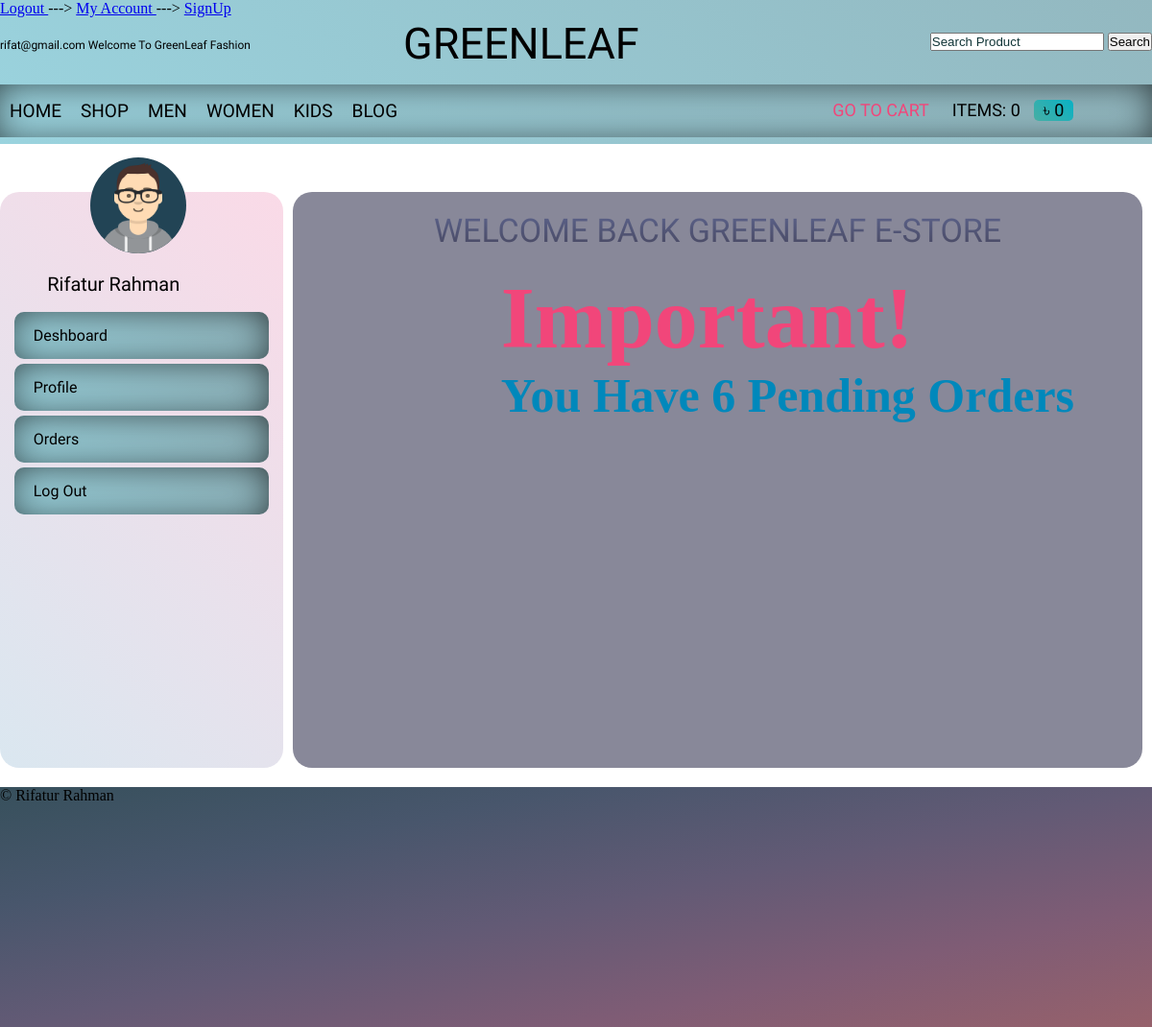
/customer_panel.php (signed in), run on the app's committed database.
### tables this page shows
CREATE TABLE `customers` (
  `customerID` int(11) NOT NULL,
  `FirstName` varchar(50) NOT NULL,
  `LastName` varchar(50) NOT NULL,
  `C_pass` varchar(20) NOT NULL,
  `Email` varchar(30) NOT NULL,
  `gender` varchar(20) NOT NULL,
  `Address` varchar(230) NOT NULL,
  `city` varchar(30) NOT NULL,
  `country` varchar(30) NOT NULL,
  `zipCode` varchar(30) DEFAULT NULL,
  `phone` int(12) NOT NULL,
  `regDate` date NOT NULL,
  `customerIP` varchar(20) NOT NULL
);

### customer_panel.php (the view, shortened to what this page needs)
<?php include('header.php'); ?>
	<div class="customerWrapper">
		<div class="panelHead">
		</div>
		<div class="displayContent">
			<div class="leftSideContent">
						<div class="leftheader">
								<div class="profileimage" id="propisc">
											<img src="image/avatar.png" alt="">
								</div>
								<span class="C-name">
									<?php
											$customer_session=$_SESSION['Email'];
											$get_user="SELECT * FROM customers WHERE Email='$customer_session'";
											$run=mysqli_query($conn,$get_user);
											while ($row=mysqli_fetch_array($run)) {
												$cunstomer=$row['customerID'];
												$Fname=$row['FirstName'];
												$lname=$row['LastName'];
											}
											echo $Fname." ".$lname;
											?>
								 </span>
						</div>
						<div class="InformationBar">
							<a href="customer_panel.php">Deshboard</a>
							<a href="profile.php">Profile</a>
							<a href="my_order.php?customer=<?php echo$cunstomer?>">Orders</a>
							<a href="logout.php">Log Out</a>
						</div>
			</div>
			<div class="rightSideContent">
					<div class="defaultext">
							<p> Welcome back GreenLeaf E-Store</p>
					</div>
					<?php getData(); ?>
			</div>
		</div>
	</div>
<?php include('footer.php'); ?>

### function.php (shortened to what this page needs)
<?php
  $conn=mysqli_connect("localhost","root","","greenleaf");
  function getIp() {
      $ip = $_SERVER['REMOTE_ADDR'];
      return $ip;
  }
    function total_Item(){
      if (isset($_GET['addcart'])) {
          global $conn;
          $ip=getIp();
          $query="SELECT * FROM cart WHERE IpAddess='$ip'";
          $run_query=mysqli_query($conn,$query);
          $count=mysqli_num_rows($run_query);
        }
        else {
          global $conn;
          $ip=getIp();
          $query="SELECT * FROM cart WHERE IpAddess='$ip'";
          $run_query=mysqli_query($conn,$query);
          $count=mysqli_num_rows($run_query);
        }
      echo $count;
    }
function totalPrice(){
    $total=0;
    echo $total;
}
function getData(){
      global $conn;
      $cEmail= $_SESSION['Email'];
      $C_getQuery="SELECT * FROM `customers` WHERE Email='$cEmail'";
      $C_run_query=mysqli_query($conn,$C_getQuery);
      while ($row_C=mysqli_fetch_assoc($C_run_query)) {
          $C_ID=$row_C['customerID'];
            if (!isset($_GET['customer_panel'])) {
                if (!isset($_GET['cProfile'])) {
                  if (!isset($_GET['my_orders'])) {
                    if (!isset($_GET['logout'])) {
                        $GetOrder="SELECT * FROM orders WHERE customerID='$C_ID' AND orderStatus='pending'";
                        $order_query=mysqli_query($conn,$GetOrder);
                        $count_orders=mysqli_num_rows($order_query);
                        if ($count_orders>0) {
                          echo "
                              <div style='margin-left:24.5%;'>
                                  <h1 style='color:#F1467A;font-size:90px; font-family: 'Aldrich', sans-serif;'>Important!</h1>
                                  <h1 style='color:#08B; font-size:50px; font-family: 'Aldrich', sans-serif;'>You Have $count_orders Pending Orders</h1>
                              </div>
                          ";
                        }
                    }
                }
              }
            }
      }
}
 ?>

### css/cpanel.css (style rules this page uses)
.customerWrapper { width: 100%; }
.panelHead { height: 50px; width: 100%; }
.displayContent { width: 100%; display: flex; flex-direction: row; }
.leftSideContent { flex: 1; background:linear-gradient(45deg,#DAE7F0,#FADAE7); height: 600px; border-radius: 20px; margin-bottom: 20px; }
.leftheader { height: 120px; width: 90%; margin: auto; position: relative; }
.profileimage { height: 100px; width: 100px; background: #245; position: absolute; z-index: 2; left: 30%; top: -30%; border-radius: 50%; overflow: hidden; }
.profileimage>img { height: 100px; width: 100px; }
.C-name { position: absolute; bottom:10%; left: 13%; font-size: 20px; text-transform: capitalize; font-family: 'Aldrich', sans-serif; color: black; }
.InformationBar { width: 90%; margin: auto; }
.InformationBar a { text-decoration: none; display: block; padding: 15px 20px; background:linear-gradient(45deg,#9AD3DE,#93B8C0); font-family: 'Allerta Stencil', sans-serif; color: black; z-index: 2; margin-top: 5px; position: relative; border-radius: 10px; overflow: hidden; -webkit-box-shadow: inset -2px 2px 41px -7px rgba(0,0,0,0.75); -moz-box-shadow: inset -2px 2px 41px -7px rgba(0,0,0,0.75); box-shadow: inset -2px 2px 41px -7px rgba(0,0,0,0.75); }
.InformationBar>a::before { content:''; position: absolute; top:0; left: 0; width:100%; height: 100%; background:linear-gradient(45deg,#DAE7F0,#FADAE7); transform: scaleX(0); transition: transform 0.5s; z-index: -1; overflow: hidden; -webkit-box-shadow: inset -2px 2px 41px -7px rgba(0,0,0,0.75); -moz-box-shadow: inset -2px 2px 41px -7px rgba(0,0,0,0.75); box-shadow: inset -2px 2px 41px -7px rgba(0,0,0,0.75); }
.rightSideContent { flex: 3; background: #889; margin-left: 10px; margin-right: 10px; margin-bottom: 20px; border-radius: 20px; overflow: hidden; }
.defaultext p { font-size: 34px; text-transform: uppercase; text-align: center; padding: 20px; font-family: 'Aldrich', sans-serif; background: -webkit-linear-gradient(90deg,#3D3949,#6772A4); -webkit-background-clip: text; -webkit-text-fill-color: transparent; }

### css/style.css (style rules this page uses)
*,html { margin: 0; padding: 0; }
::placeholder { color: #113537; opacity: 1; }

### data on the page
customers: FirstName "Rifatur", LastName "Rahman", count_orders "6"

### other printed values
$_SESSION['Email'] "rifat@gmail.com"
$count "0"
$total "0"
